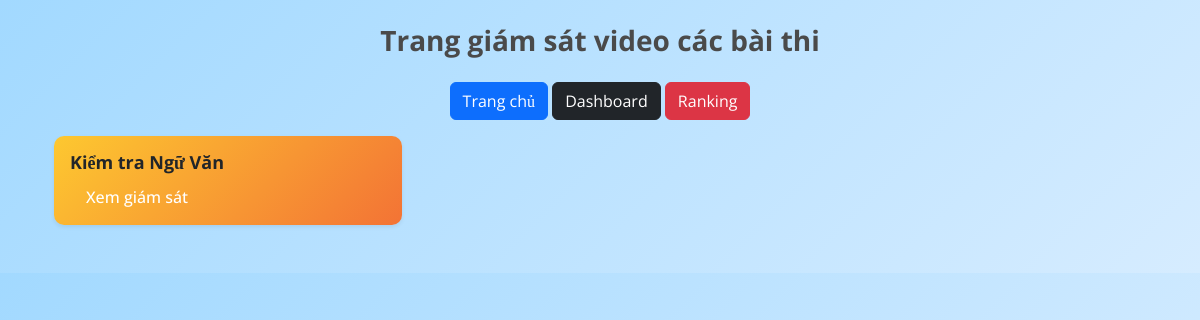
/monitor/ (signed in), run on an earlier commit of the app's database.
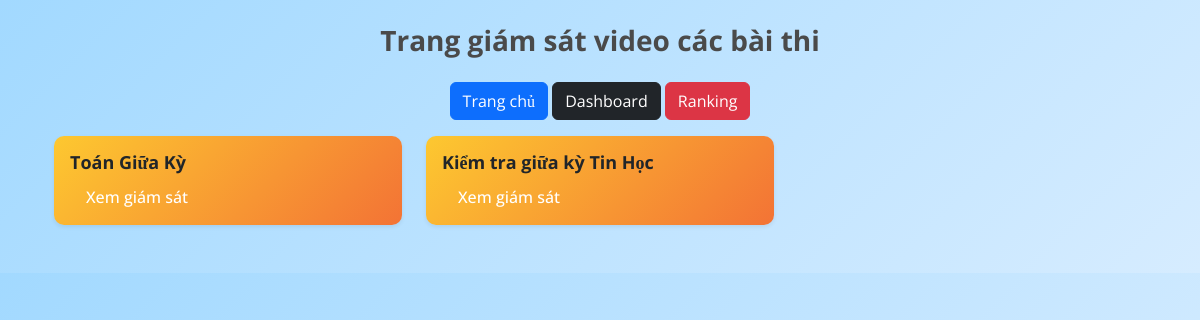
And on a later commit of the database.
### quiz/models/quiz.py (models this page shows, shortened)
class CommonAbstract(models.Model):
    created_at = models.DateTimeField(auto_now_add=True, verbose_name='Thời điểm tạo')
    updated_at = models.DateTimeField(auto_now=True, verbose_name='Thời điểm cập nhật')
    class Meta:
        ordering = ('-created_at',)
        abstract = True

class Exam(CommonAbstract):
    id = models.AutoField(auto_created=True, primary_key=True, serialize=False, verbose_name='ID')
    thumb = models.ImageField(upload_to='exam_imgs/', null=True, blank=True, verbose_name='Ảnh thumbnail')
    title = models.CharField(max_length=255, verbose_name='Tên bài kiểm tra')
    room_name = models.CharField(max_length=255, verbose_name='Tên phòng thi')
    room_code = models.CharField(max_length=15, unique=True, verbose_name='Mã phòng thi')
    start_time = models.DateTimeField(verbose_name='Thời gian bắt đầu')
    finish_time = models.DateTimeField(verbose_name='Thời gian kết thúc')
    time_todo = models.IntegerField(default=15, verbose_name='Thời gian làm bài (phút)')
    retry = models.SmallIntegerField(default=1, verbose_name='Số lượt thi tối đa')
    subject = models.ForeignKey(Subject, on_delete=models.SET_NULL, null=True, verbose_name='Môn học')
    created_by = models.ForeignKey(TeacherProfile, on_delete=models.SET_NULL, null=True, verbose_name='Người tạo')
    classroom = models.ForeignKey(Classroom, on_delete=models.SET_NULL, null=True, verbose_name='Lớp')
    part_1 = models.ManyToManyField(Question, verbose_name='Phần I')
    part_2 = models.ManyToManyField(QuestionTrueFalse, verbose_name='Phần II')
    part_3 = models.ManyToManyField(QuestionFill, verbose_name='Phần III')
    class Meta:
        ordering = ('-created_at',)
        verbose_name = 'Bài kiểm tra'
        verbose_name_plural = 'Bài kiểm tra'
        db_table = 'exams'

### quiz/views/monitor.py (the view)
# urls.py: path('monitor/', monitor_list_view, name='monitor'), # monitor page
def monitor_list_view(request):
    if request.user.is_authenticated and request.user.has_perm('view_teacherprofile'):
        exams = Exam.objects.order_by('-created_at')
        return render(request, 'quiz/monitor.html', {'exams': exams}, status=200)
    else:
        return HttpResponse('<h1>404 Not Found</h1>', status=404)

### templates/quiz/monitor.html (shortened to what this page needs)
{% extends 'base.html' %}
{% load static %}
{% block content %}
    <div class="container p-4">
        <h2 class="text-center" style="color: #4A4A4A; font-size: 28px; font-weight: bold; margin-bottom: 24px;">
            Trang giám sát video các bài thi
        </h2>
        <div class="text-center mt-4 mb-3">
            <a href="{% url 'index' %}" class="btn btn-primary">Trang chủ</a>
            <a href="/admin" class="btn btn-dark">Dashboard</a>
            <a href="#" class="btn btn-danger">Ranking</a>
        </div>
        <div class="row">
            {% for exam in exams %}
                <div class="col-md-6 col-lg-4 mb-4">
                    <div class="card shadow-sm border-0 h-100">
                        <div class="card-body">
                            <h5 class="card-title text-dark fw-bold">{{ exam.title }}</h5>
                            <a class="nav-link view-link" href="{% url 'monitor-detail' exam.id %}">
                                 Xem giám sát
                            </a>
                        </div>
                    </div>
                </div>
            {% endfor %}
        </div>
    </div>
{% endblock content %}

What changed in the data, as far as the page shows it:
added Exam: title "Toán Giữa Kỳ"
changed Exam: title "Kiểm tra Ngữ Văn" → "Kiểm tra giữa kỳ Tin Học"
